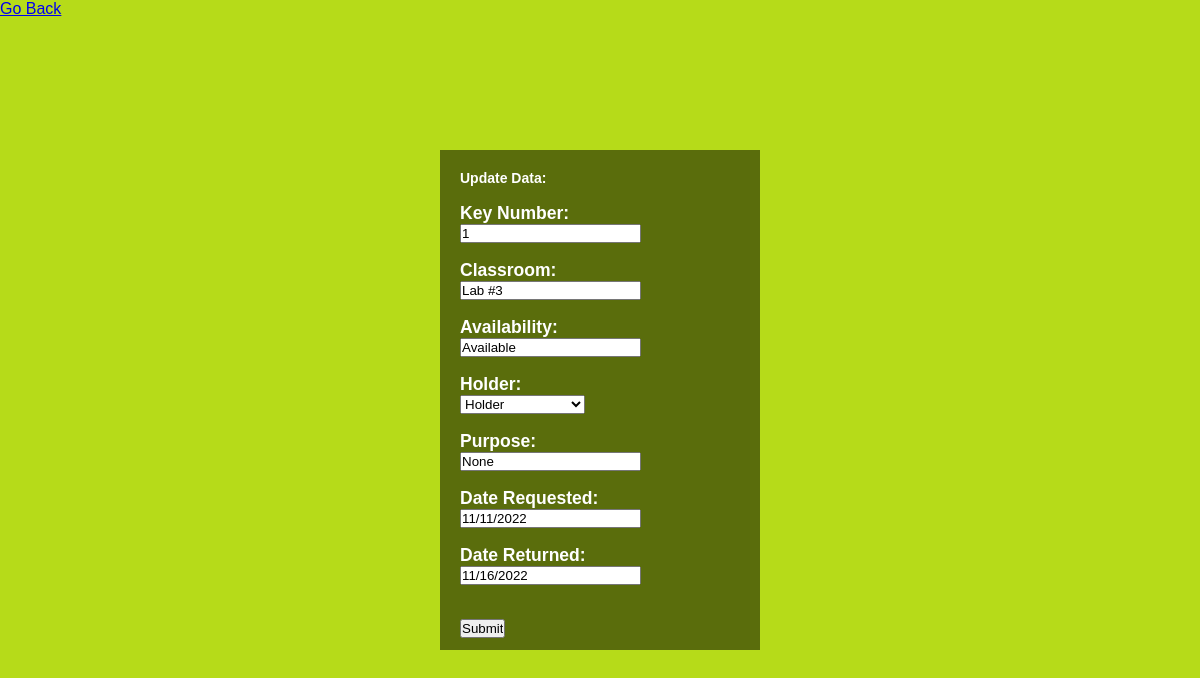
Page /update.php?keyNUM=1 (signed in) on the committed database.
### tables this page shows
CREATE TABLE `keys` (
  `keyNUM` int(250) NOT NULL,
  `classroom` varchar(100) NOT NULL,
  `availability` varchar(35) NOT NULL,
  `givenTo` varchar(35) NOT NULL,
  `purpose` varchar(35) NOT NULL,
  `date` varchar(35) NOT NULL,
  `dateRequested` varchar(35) DEFAULT NULL
);

### update.php (the view, shortened to what this page needs)
<?php
include 'dbconnect.php';
	$result = mysqli_query($db,"SELECT * FROM `keys` WHERE keyNUM='" . $_GET['keyNUM'] . "'");
	$row=mysqli_fetch_array($result);
?>
<html>
	<head>
		<link rel="stylesheet" href="styles.css">
		<p><a href="home.php?page=updatekeys">Go Back</a></p>
	</head>
<body class="add_form">
	<br>
	<br>
	<div class="formupdate">
		<h2 class="add_data_header">Update Data:</h2>
		<p>&nbsp
	<form name="frmkeys" method="post" action="" autocomplete="off">
	<h3 class="form_labels">Key Number:</h3>
		<input type="text" name="keyNUM" value="<?php echo $row['keyNUM']; ?>" readonly> <br/><br/>
	<h3 class="form_labels">Classroom:</h3>
		<input type="text" name="classroom" class="txtField" value="<?php echo $row['classroom']; ?>"> <br/><br/>
	<h3 class="form_labels">Availability:</h3>
		<input type="text" name="availability" class="txtField" value="<?php echo $row['availability']; ?>"> <br/><br/>
	<h3 class="form_labels">Holder:</h3>
		 <select name="givenTo" required class="txtField" value="<?php echo $row['givenTo']; ?>">
		 <option><?php echo $row['givenTo']; ?></option>
		?></select><br/><br/>
	<h3 class="form_labels">Purpose:</h3>
		<input type="text" name="purpose" class="txtField" value="<?php echo $row['purpose']; ?>"> <br/><br/>
		<h3 class="form_labels">Date Requested:</h3>
		<input type="text" name="dateRequested" class="txtField" placeholder="MM/DD/YYYY" value="<?php echo $row['dateRequested']; ?>"> <br/><br/>
	<h3 class="form_labels">Date Returned:</h3>
		<input type="text" name="date" class="txtField" placeholder="MM/DD/YYYY" value="<?php echo $row['date']; ?>"> <br/><br/>
		<br/>
	<input type="submit" name="submit" value="Submit" class="buttom">
	</form>
</div>
</body>
</html>

### styles.css (style rules this page uses)
* { margin:0px; padding:0px; }
body { background-image:url(images/limebg1.jpg); font-family:Arial, Helvetica, sans-serif; }
p { font-family:Arial, Helvetica, sans-serif; }
.formupdate { width: 320px; height: 500px; background: rgba(0, 0, 0, 0.5); color: #fff; top: 50%; left: 50%; position: absolute; transform: translate(-50%, -50%); box-sizing: border-box; font-size: 15px; padding-top: 20px; padding-left: 20px; text-align: ; }
h2 { font-family:Arial, Helvetica, sans-serif; font-size: 14px; font-weight:bold; }

### rows in the picture
keys: keyNUM "1", classroom "Lab #3", availability "Available", givenTo "Holder", purpose "None", dateRequested "11/11/2022", date "11/16/2022"
